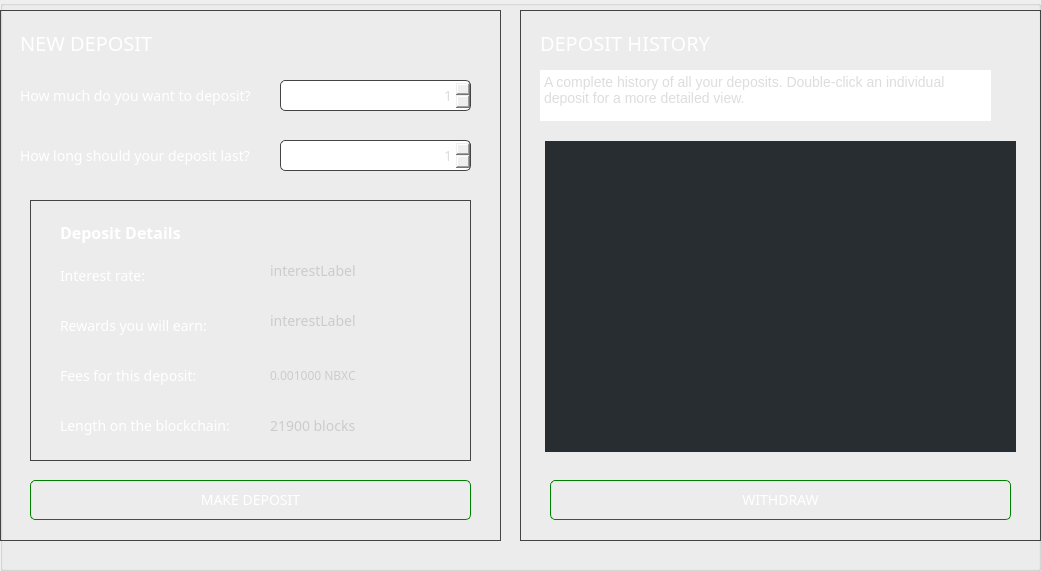
     <widget class="QGroupBox" name="bankingBox">
      <property name="geometry">
       <rect>
        <x>210</x>
        <y>105</y>
        <width>1041</width>
        <height>571</height>
       </rect>
      </property>
      <property name="styleSheet">
       <string notr="true"/>
      </property>
      <property name="title">
       <string/>
      </property>
      <widget class="QGroupBox" name="groupBox_6">
       <property name="geometry">
        <rect>
         <x>0</x>
         <y>10</y>
         <width>501</width>
         <height>531</height>
        </rect>
       </property>
       <property name="styleSheet">
        <string notr="true">border: 1px solid #444;</string>
       </property>
       <property name="title">
        <string/>
       </property>
       <widget class="QLabel" name="label_21">
        <property name="geometry">
         <rect>
          <x>20</x>
          <y>20</y>
          <width>241</width>
          <height>25</height>
         </rect>
        </property>
        <property name="font">
         <font>
          <family>Poppins</family>
          <pointsize>-1</pointsize>
         </font>
        </property>
        <property name="styleSheet">
         <string notr="true">color: #fff;
background: transparent;
font-size: 20px;
font-family: Poppins;
border: none;
text-align: left;
</string>
        </property>
        <property name="text">
         <string>NEW DEPOSIT</string>
        </property>
       </widget>
       <widget class="QLabel" name="label_3">
        <property name="geometry">
         <rect>
          <x>20</x>
          <y>130</y>
          <width>241</width>
          <height>31</height>
         </rect>
        </property>
        <property name="font">
         <font>
          <family>Poppins</family>
          <pointsize>-1</pointsize>
          <weight>50</weight>
          <bold>false</bold>
         </font>
        </property>
        <property name="styleSheet">
         <string notr="true">color: #fff; font-size: 14px; font-weight: normal; border: none; font-family: 'Poppins';</string>
        </property>
        <property name="text">
         <string>How long should your deposit last?</string>
        </property>
        <property name="alignment">
         <set>Qt::AlignLeading|Qt::AlignLeft|Qt::AlignVCenter</set>
        </property>
       </widget>
       <widget class="QSpinBox" name="m_timeSpin">
        <property name="geometry">
         <rect>
          <x>280</x>
          <y>130</y>
          <width>191</width>
          <height>31</height>
         </rect>
        </property>
        <property name="font">
         <font>
          <family>Poppins</family>
          <pointsize>-1</pointsize>
         </font>
        </property>
        <property name="styleSheet">
         <string notr="true">color: #ddd; font-size: 14px; border: 1px solid #444; border-radius: 5px;  font-family: 'Poppins';</string>
        </property>
        <property name="alignment">
         <set>Qt::AlignRight|Qt::AlignTrailing|Qt::AlignVCenter</set>
        </property>
        <property name="minimum">
         <number>1</number>
        </property>
        <property name="maximum">
         <number>12</number>
        </property>
       </widget>
       <widget class="QDoubleSpinBox" name="m_amountSpin">
        <property name="geometry">
         <rect>
          <x>280</x>
          <y>70</y>
          <width>191</width>
          <height>31</height>
         </rect>
        </property>
        <property name="font">
         <font>
          <family>Poppins</family>
          <pointsize>-1</pointsize>
         </font>
        </property>
        <property name="styleSheet">
         <string notr="true">color: #ddd; font-size: 14px; border: 1px solid #444; border-radius: 5px;  font-family: 'Poppins';</string>
        </property>
        <property name="alignment">
         <set>Qt::AlignRight|Qt::AlignTrailing|Qt::AlignVCenter</set>
        </property>
        <property name="decimals">
         <number>0</number>
        </property>
        <property name="minimum">
         <double>1.000000000000000</double>
        </property>
        <property name="maximum">
         <double>20000000.000000000000000</double>
        </property>
       </widget>
       <widget class="QLabel" name="label">
        <property name="geometry">
         <rect>
          <x>20</x>
          <y>70</y>
          <width>241</width>
          <height>31</height>
         </rect>
        </property>
        <property name="font">
         <font>
          <family>Poppins</family>
          <pointsize>-1</pointsize>
          <weight>50</weight>
          <bold>false</bold>
         </font>
        </property>
        <property name="styleSheet">
         <string notr="true">color: #fff; font-size: 14px; font-weight: normal; border: none; font-family: 'Poppins';</string>
        </property>
        <property name="text">
         <string>How much do you want to deposit?</string>
        </property>
        <property name="alignment">
         <set>Qt::AlignLeading|Qt::AlignLeft|Qt::AlignVCenter</set>
        </property>
       </widget>
       <widget class="QGroupBox" name="groupBox_4">
        <property name="geometry">
         <rect>
          <x>30</x>
          <y>190</y>
          <width>441</width>
          <height>261</height>
         </rect>
        </property>
        <property name="styleSheet">
         <string notr="true">color: #fff; font-size: 14px; font-weight: normal; font-family: 'Poppins';</string>
        </property>
        <property name="title">
         <string/>
        </property>
        <widget class="QLabel" name="m_timeLabel">
         <property name="geometry">
          <rect>
           <x>240</x>
           <y>210</y>
           <width>141</width>
           <height>31</height>
          </rect>
         </property>
         <property name="font">
          <font>
           <family>Poppins</family>
           <pointsize>-1</pointsize>
           <weight>50</weight>
           <bold>false</bold>
          </font>
         </property>
         <property name="styleSheet">
          <string notr="true">color: #ccc; font-size: 14px; font-weight: normal; border: none; font-family: 'Poppins';</string>
         </property>
         <property name="text">
          <string>21900 blocks</string>
         </property>
         <property name="alignment">
          <set>Qt::AlignLeading|Qt::AlignLeft|Qt::AlignVCenter</set>
         </property>
        </widget>
        <widget class="QLabel" name="m_interestRateLabel">
         <property name="geometry">
          <rect>
           <x>240</x>
           <y>60</y>
           <width>141</width>
           <height>21</height>
          </rect>
         </property>
         <property name="font">
          <font>
           <family>Poppins</family>
           <pointsize>-1</pointsize>
           <weight>50</weight>
           <bold>false</bold>
          </font>
         </property>
         <property name="styleSheet">
          <string notr="true">color: #ccc; font-size: 14px; font-weight: normal; border: none; font-family: 'Poppins';</string>
         </property>
         <property name="text">
          <string>interestLabel</string>
         </property>
         <property name="alignment">
          <set>Qt::AlignLeading|Qt::AlignLeft|Qt::AlignVCenter</set>
         </property>
        </widget>
        <widget class="QLabel" name="label_5">
         <property name="geometry">
          <rect>
           <x>30</x>
           <y>60</y>
           <width>171</width>
           <height>31</height>
          </rect>
         </property>
         <property name="font">
          <font>
           <family>Poppins</family>
           <pointsize>-1</pointsize>
           <weight>50</weight>
           <bold>false</bold>
          </font>
         </property>
         <property name="styleSheet">
          <string notr="true">color: #fff; font-size: 14px; font-weight: normal; border: none; font-family: 'Poppins';</string>
         </property>
         <property name="text">
          <string>Interest rate:</string>
         </property>
         <property name="alignment">
          <set>Qt::AlignLeading|Qt::AlignLeft|Qt::AlignVCenter</set>
         </property>
        </widget>
        <widget class="QLabel" name="label_6">
         <property name="geometry">
          <rect>
           <x>30</x>
           <y>110</y>
           <width>171</width>
           <height>31</height>
          </rect>
         </property>
         <property name="font">
          <font>
           <family>Poppins</family>
           <pointsize>-1</pointsize>
           <weight>50</weight>
           <bold>false</bold>
          </font>
         </property>
         <property name="styleSheet">
          <string notr="true">color: #fff; font-size: 14px; font-weight: normal; border: none; font-family: 'Poppins';</string>
         </property>
         <property name="text">
          <string>Rewards you will earn:</string>
         </property>
         <property name="alignment">
          <set>Qt::AlignLeading|Qt::AlignLeft|Qt::AlignVCenter</set>
         </property>
        </widget>
        <widget class="QLabel" name="label_8">
         <property name="geometry">
          <rect>
           <x>30</x>
           <y>160</y>
           <width>171</width>
           <height>31</height>
          </rect>
         </property>
         <property name="font">
          <font>
           <family>Poppins</family>
           <pointsize>-1</pointsize>
           <weight>50</weight>
           <bold>false</bold>
          </font>
         </property>
         <property name="styleSheet">
          <string notr="true">color: #fff; font-size: 14px; font-weight: normal; border: none; font-family: 'Poppins';</string>
         </property>
         <property name="text">
          <string>Fees for this deposit:</string>
         </property>
         <property name="alignment">
          <set>Qt::AlignLeading|Qt::AlignLeft|Qt::AlignVCenter</set>
         </property>
        </widget>
        <widget class="QLabel" name="label_19">
         <property name="geometry">
          <rect>
           <x>30</x>
           <y>210</y>
           <width>171</width>
           <height>31</height>
          </rect>
         </property>
         <property name="font">
          <font>
           <family>Poppins</family>
           <pointsize>-1</pointsize>
           <weight>50</weight>
           <bold>false</bold>
          </font>
         </property>
         <property name="styleSheet">
          <string notr="true">color: #fff; font-size: 14px; font-weight: normal; border: none; font-family: 'Poppins';</string>
         </property>
         <property name="text">
          <string>Length on the blockchain:</string>
         </property>
         <property name="alignment">
          <set>Qt::AlignLeading|Qt::AlignLeft|Qt::AlignVCenter</set>
         </property>
        </widget>
        <widget class="QLabel" name="m_depositFeeLabel">
         <property name="geometry">
          <rect>
           <x>240</x>
           <y>160</y>
           <width>141</width>
           <height>31</height>
          </rect>
         </property>
         <property name="font">
          <font>
           <family>Poppins</family>
           <pointsize>-1</pointsize>
           <weight>50</weight>
           <bold>false</bold>
          </font>
         </property>
         <property name="styleSheet">
          <string notr="true">color: #ccc; font-size: 12px; font-weight: normal; border: none; font-family: 'Poppins';</string>
         </property>
         <property name="text">
          <string>0.001000 NBXC</string>
         </property>
         <property name="alignment">
          <set>Qt::AlignLeading|Qt::AlignLeft|Qt::AlignVCenter</set>
         </property>
        </widget>
        <widget class="QLabel" name="m_interestEarnedLabel">
         <property name="geometry">
          <rect>
           <x>240</x>
           <y>110</y>
           <width>141</width>
           <height>21</height>
          </rect>
         </property>
         <property name="font">
          <font>
           <family>Poppins</family>
           <pointsize>-1</pointsize>
           <weight>50</weight>
           <bold>false</bold>
          </font>
         </property>
         <property name="styleSheet">
          <string notr="true">color: #ccc; font-size: 14px; font-weight: normal; border: none; font-family: 'Poppins';</string>
         </property>
         <property name="text">
          <string>interestLabel</string>
         </property>
         <property name="alignment">
          <set>Qt::AlignLeading|Qt::AlignLeft|Qt::AlignVCenter</set>
         </property>
        </widget>
        <widget class="QLabel" name="label_43">
         <property name="geometry">
          <rect>
           <x>30</x>
           <y>20</y>
           <width>241</width>
           <height>25</height>
          </rect>
         </property>
         <property name="font">
          <font>
           <family>Poppins</family>
           <pointsize>-1</pointsize>
           <weight>75</weight>
           <bold>true</bold>
          </font>
         </property>
         <property name="styleSheet">
          <string notr="true">color: #fff;
background: transparent;
font-size: 16px;
font-family: Poppins;
border: none;
text-align: left;
font-weight: bold;</string>
         </property>
         <property name="text">
          <string>Deposit Details</string>
         </property>
        </widget>
       </widget>
       <widget class="QPushButton" name="m_depositButton_2">
        <property name="geometry">
         <rect>
          <x>30</x>
          <y>470</y>
          <width>441</width>
          <height>40</height>
         </rect>
        </property>
        <property name="minimumSize">
         <size>
          <width>30</width>
          <height>31</height>
         </size>
        </property>
        <property name="font">
         <font>
          <family>Poppins</family>
          <pointsize>-1</pointsize>
         </font>
        </property>
        <property name="styleSheet">
         <string notr="true">QPushButton#m_depositButton_2 {color: #fff; border: 1px solid green; font-size: 14px; border-radius: 5px; font-family: 'Poppins';}

QPushButton#m_depositButton_2:hover {color: green; border: 1px solid green; font-size: 14px; border-radius: 5px; font-family: 'Poppins';}</string>
        </property>
        <property name="text">
         <string>MAKE DEPOSIT</string>
        </property>
       </widget>
      </widget>
      <widget class="QGroupBox" name="groupBox_5">
       <property name="geometry">
        <rect>
         <x>520</x>
         <y>10</y>
         <width>521</width>
         <height>531</height>
        </rect>
       </property>
       <property name="styleSheet">
        <string notr="true">border: 1px solid #444;</string>
       </property>
       <property name="title">
        <string/>
       </property>
       <widget class="QTreeView" name="m_depositView">
        <property name="geometry">
         <rect>
          <x>25</x>
          <y>131</y>
          <width>471</width>
          <height>311</height>
         </rect>
        </property>
        <property name="minimumSize">
         <size>
          <width>300</width>
          <height>300</height>
         </size>
        </property>
        <property name="maximumSize">
         <size>
          <width>16777215</width>
          <height>16777215</height>
         </size>
        </property>
        <property name="font">
         <font>
          <family>Poppins</family>
          <pointsize>-1</pointsize>
         </font>
        </property>
        <property name="styleSheet">
         <string notr="true">QTreeView {
	border: none;
    background: none;
	background-color: #282d31;
    font-size: 14px;
}

QHeaderView::section {
	color: white;
	font-weight: bold;
	background-color: #282d31;
	font-family: 'Poppins';
	font-size: 14px;
    border-left: 0px solid #444;
    border-right: 0px solid #444;
   	height: 37px;
}

QTreeView::item {
	font-family: 'Poppins';
    color: #ccc;
	font-size: 14px;
    height: 37px;
}</string>
        </property>
        <property name="frameShape">
         <enum>QFrame::NoFrame</enum>
        </property>
        <property name="frameShadow">
         <enum>QFrame::Plain</enum>
        </property>
        <property name="midLineWidth">
         <number>0</number>
        </property>
        <property name="verticalScrollBarPolicy">
         <enum>Qt::ScrollBarAlwaysOff</enum>
        </property>
        <property name="horizontalScrollBarPolicy">
         <enum>Qt::ScrollBarAlwaysOff</enum>
        </property>
        <property name="indentation">
         <number>0</number>
        </property>
        <property name="sortingEnabled">
         <bool>true</bool>
        </property>
       </widget>
       <widget class="QLabel" name="label_20">
        <property name="geometry">
         <rect>
          <x>20</x>
          <y>20</y>
          <width>241</width>
          <height>25</height>
         </rect>
        </property>
        <property name="font">
         <font>
          <family>Poppins</family>
          <pointsize>-1</pointsize>
         </font>
        </property>
        <property name="styleSheet">
         <string notr="true">color: #fff;
background: transparent;
font-size: 20px;
font-family: Poppins;
border: none;
text-align: left;
</string>
        </property>
        <property name="text">
         <string>DEPOSIT HISTORY</string>
        </property>
       </widget>
       <widget class="QPushButton" name="m_withdrawButton">
        <property name="geometry">
         <rect>
          <x>30</x>
          <y>470</y>
          <width>461</width>
          <height>40</height>
         </rect>
        </property>
        <property name="minimumSize">
         <size>
          <width>210</width>
          <height>30</height>
         </size>
        </property>
        <property name="font">
         <font>
          <family>Poppins</family>
          <pointsize>-1</pointsize>
         </font>
        </property>
        <property name="styleSheet">
         <string notr="true">QPushButton#m_withdrawButton {color: #fff; border: 1px solid green; font-size: 14px; border-radius: 5px; font-family: 'Poppins';}

QPushButton#m_withdrawButton:hover {color: green; border: 1px solid green; font-size: 14px; border-radius: 5px; font-family: 'Poppins';}</string>
        </property>
        <property name="text">
         <string>WITHDRAW</string>
        </property>
       </widget>
       <widget class="QTextBrowser" name="textBrowser_4">
        <property name="geometry">
         <rect>
          <x>20</x>
          <y>60</y>
          <width>451</width>
          <height>51</height>
         </rect>
        </property>
        <property name="styleSheet">
         <string notr="true">border: none; color: #ddd; font-size: 14px; font-family: 'Poppins';</string>
        </property>
        <property name="html">
         <string>&lt;!DOCTYPE HTML PUBLIC &quot;-//W3C//DTD HTML 4.0//EN&quot; &quot;http://www.w3.org/TR/REC-html40/strict.dtd&quot;&gt;
&lt;html&gt;&lt;head&gt;&lt;meta name=&quot;qrichtext&quot; content=&quot;1&quot; /&gt;&lt;style type=&quot;text/css&quot;&gt;
p, li { white-space: pre-wrap; }
&lt;/style&gt;&lt;/head&gt;&lt;body style=&quot; font-family:'Poppins'; font-size:14px; font-weight:400; font-style:normal;&quot;&gt;
&lt;p style=&quot; margin-top:0px; margin-bottom:0px; margin-left:0px; margin-right:0px; -qt-block-indent:0; text-indent:0px;&quot;&gt;&lt;span style=&quot; font-size:14px;&quot;&gt;A complete history of all your deposits. Double-click an individual deposit for a more detailed view.&lt;/span&gt;&lt;/p&gt;&lt;/body&gt;&lt;/html&gt;</string>
        </property>
       </widget>
      </widget>
     </widget>
